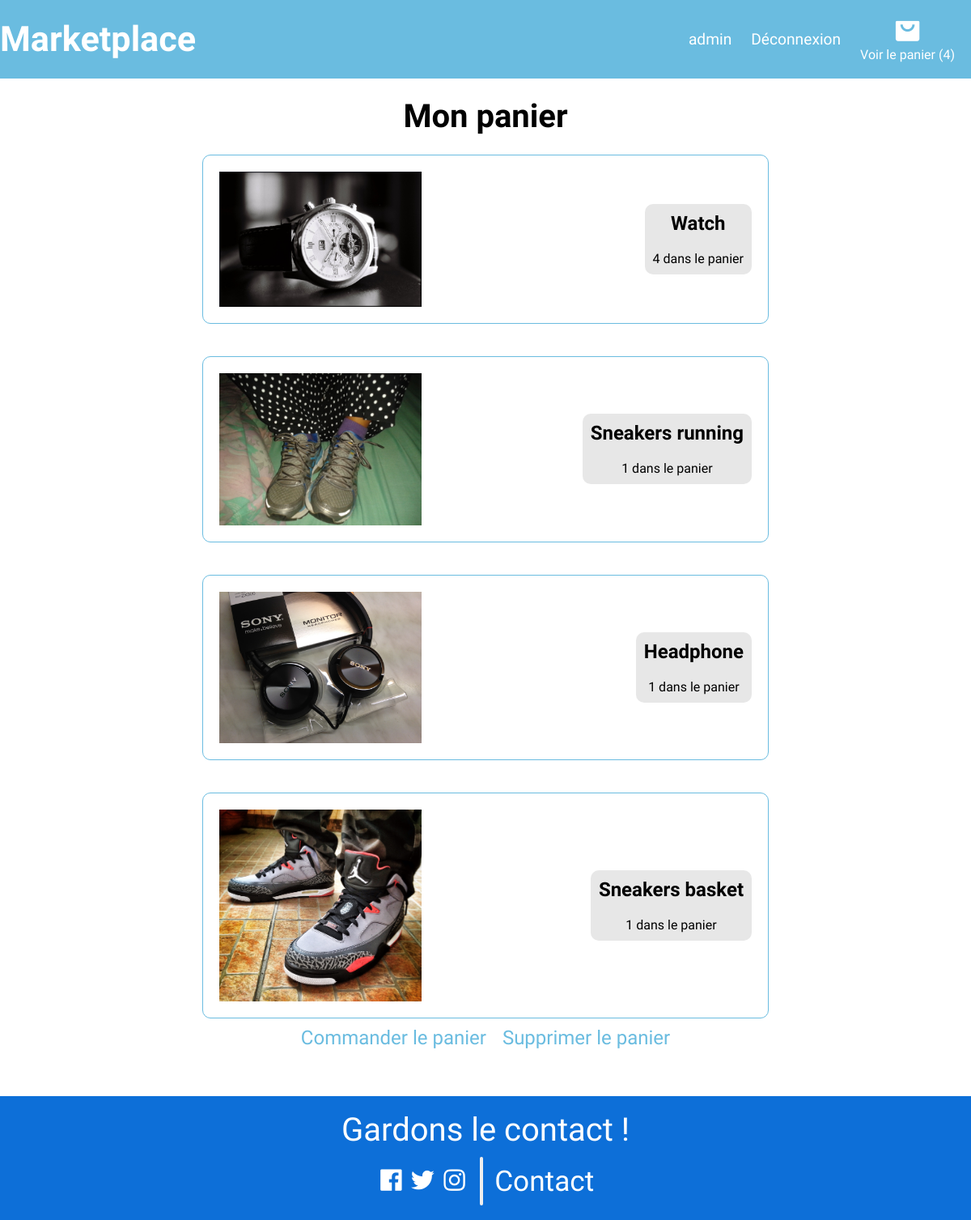
Screenshot of /cart/ (signed in) with the database file from the repository.
### accounts/models.py (models this page shows, shortened)
class CustomUser(AbstractUser, PermissionsMixin):
    username = None
    email = models.CharField(max_length=200, unique=True)
    user_name = models.CharField(max_length=150, unique=True)
    first_name = models.CharField(max_length=150, blank=True)
    last_name = models.CharField(max_length=150, blank=True)
    slug = models.SlugField(max_length=150, null=True, blank=True)
    is_active = models.BooleanField(default=True)
    is_staff = models.BooleanField(default=False)
    is_superuser = models.BooleanField(default=False)
    USERNAME_FIELD = 'email'
    REQUIRED_FIELDS = ['user_name']
    objects = CustomUserManager()
    def get_absolute_url(self):
        return reverse("profile", kwargs={"slug": self.slug})

### store/models.py (models this page shows, shortened)
class Cart(models.Model):
    user = models.OneToOneField(AUTH_USER_MODEL, on_delete=models.CASCADE)
    orders = models.ManyToManyField(Order)

class Order(models.Model):
    user = models.ForeignKey(AUTH_USER_MODEL, on_delete=models.CASCADE)
    product = models.ForeignKey(Product, on_delete=models.CASCADE)
    quantity = models.IntegerField(default=1)
    ordered = models.BooleanField(default=False)
    ordered_date = models.DateTimeField(blank=True, null=True)

class Product(models.Model):
    name = models.CharField(max_length=128)
    price = models.FloatField(default=0.0)
    stock = models.IntegerField(default=0)
    description = models.TextField(blank=True)
    thumbnail = models.ImageField(upload_to="products", blank=True, null=True)
    slug = models.SlugField(max_length=128)

### store/views.py (the view)
# urls.py: path('cart/', cart, name='cart'),
def cart(request):
    cart = get_object_or_404(Cart, user=request.user)
    return render(request, 'store/cart.html', context={"orders":cart.orders.all()})

### store/templates/store/cart.html
{% extends 'base.html' %}
{% block content %}
<section class="container">
    <h2 class="section-title">Mon panier</h2>
    <div class="cart" >
        {% for order in orders %}
        <div class="cart-detail">
            <div class="row">
                <img src="{{ order.product.thumbnail.url }}" alt="{{ order.product.name }}" style="max-width:250px;">
                <div class="cart-sidebar" >
                    <p class="cart-title">{{ order.product.name }}</p>
                    <p>{{ order.quantity }} dans le panier</p>
                </div>
            </div>
        </div>
        {% endfor %}
        <div class="cart-actions row">
            <a href="{% url 'order-cart' %}">Commander le panier</a><br>
            <a href="{% url 'delete-cart' %}">Supprimer le panier</a>
        </div>
    </div>
</section>
{% endblock %}

### templates/base.html (shortened to what this page needs)
{% load static %}
<!DOCTYPE html>
<html lang="en">
<head>
    <link rel="stylesheet" type="text/css" href="{% static 'css/styles.css' %}">
    <link href='https://unpkg.com/boxicons@2.1.2/css/boxicons.min.css' rel='stylesheet'>
</head>
<body>
    <header>
        <div class="navbar container">
            <a href="{% url 'index' %}" id="logo">
                Marketplace
            </a>
            <nav>
                <ul>
                    {% if user.is_authenticated %}
                    <li>
                        <a href="{{ user.get_absolute_url }}">{{ user.user_name }}</a>
                    </li>
                    <li>
                        <a href="{% url 'logout' %}">Déconnexion</a>
                    </li>
                    {% endif %}
                    {% if user.cart %}
                    <li id="cart-link">
                        <a href="{% url 'cart' %}">
                            <i class='bx bxs-shopping-bag-alt' id="cart-icon"></i>
                            <p>Voir le panier ({{ user.cart.orders.count }})</p>
                        </a>
                    </li>
                    {% endif %}
                </ul>
            </nav>
        </div>
    </header>
    {% block content %}
    {% endblock %}
    <footer>
        <div class= "footbar container">
            <h1 id="titlecontact">Gardons le contact !</h1>
            <div class="faction">
                <ul class="social-block" >
                    <li><i class='bx bxl-facebook-square' id="social-icon"></i></li>
                    <li><i class='bx bxl-twitter' id="social-icon"></i></li>
                    <li><i class='bx bxl-instagram' id="social-icon"></i></li>
                </ul>
                <div class="social-block square_div"></div>
                <div class="social-block">
                    <a href="{% url 'contact' %}" id="contact">
                        Contact
                    </a>
                </div>
            </div>
        </div>
    </footer>
</body>
</html>

### templates/static/css/styles.css (style rules this page uses)
* { font-family: 'Ubuntu', sans-serif; margin: 0; padding: 0; scroll-padding: 0; scroll-behavior: smooth; box-sizing: border-box; list-style: none; text-decoration: none; }
:root { --main-color:#6ABCE0; --secondary-color:#0D6FD8; --form-color: #E7E7E7; --bg-color:#fff; --text-color:#000; --error-color: #FF0000; --success-color: #00C200; }
body { color: var(--text-color); display:flex; flex-direction:column; }
.container { max-width: 1500px; margin: auto; width: 100%; }
section { padding: 6rem 0 3rem; min-height: 785px; }
.section-title { font-size: 2.5rem; font-weight: 700; text-align: center; margin: 1.5rem 0; }
.row { display: flex; flex-wrap: wrap; justify-content: space-between; align-items: center; max-width: 100%; }
a { text-decoration: none; }
header { position: fixed; top: 0; left: 0; width: 100%; background-color: var(--main-color); z-index: 100; }
.navbar { display: flex; align-items: center; justify-content: space-between; padding: 20px 0; }
nav { flex: 1; text-align: right; }
nav ul li { display: inline-block; list-style-type: none; vertical-align: middle; margin-right: 20px; }
nav ul li a { text-decoration: none; color: var(--bg-color); font-size: 1.2rem; font-weight: 300; }
#logo { font-size: 2.7rem; color: var(--bg-color); font-weight: 700; }
#cart-link { text-align: center; }
#cart-link p { font-size: 1rem; }
#cart-icon { font-size: 2.2rem; color: var(--bg-color); cursor: pointer; }
footer { position: relative; bottom: 0; left: 0; width: 100%; background-color: var(--secondary-color); justify-items: center; }
.footbar { display: flex; align-items: center; flex-direction: column; padding: 18px 0; gap: 10px; }
.faction { display: block; }
.social-block { display: inline-block; vertical-align: middle; }
.social-block li { display: inline; }
.square_div { background-color: #EEE; width: 4px; height: 60px; border-radius: 90px; margin-left: 10px; margin-right: 10px; }
#titlecontact { font-size: 2.5rem; color: var(--bg-color); font-weight: 500; }
#contact { font-size: 2.2rem; color: var(--bg-color); font-weight: 400; }
#social-icon { font-size: 2.2rem; color: var(--bg-color); cursor: pointer; }
.cart { display: flex; flex-direction: column; align-items: center; }
.cart-detail { flex: auto; justify-content: center; border-radius: 10px; margin-top:40px; padding: 20px; min-width: 700px; max-width: 700px; border: 1px solid var(--main-color); }
.cart-detail:first-child { margin-top: 0px; }
.cart-detail img { max-width: 250px; max-height: 250px; }
.cart-sidebar { text-align: center; padding: 10px; border-radius: 10px; background-color: var(--form-color); }
.cart-sidebar p { margin-bottom: 20px; }
.cart-sidebar p:last-child { margin-bottom: 0px; }
.cart-title { font-size: 1.5rem; font-weight: 700; }
.cart-actions { margin: 10px 0px; }
.cart-actions a { margin: 0px 10px; font-size: 1.5rem; font-weight: 500; color: var(--main-color); }

### rows the page displays
CustomUser: user_name "admin", cart.orders.count "4"
Order: product.thumbnail (picture), product.name "Watch", quantity "4"
Order: product.thumbnail (picture), product.name "Sneakers running", quantity "1"
Order: product.thumbnail (picture), product.name "Headphone", quantity "1"
Order: product.thumbnail (picture), product.name "Sneakers basket", quantity "1"
